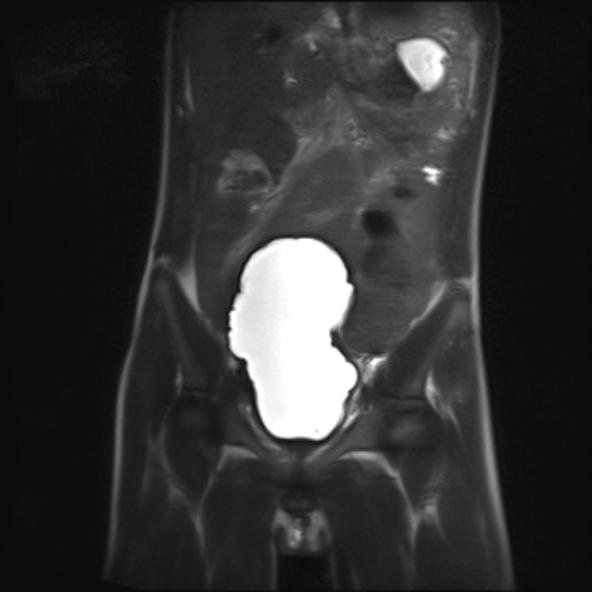
#> input picture data/input/bladder1.jpg, 592 x 592 px; its folder holds only this picture in this run
$ python master_run.py
#> lines starting #> are read from the running program, lines starting #| are printed output that depends on the picture; after the words box and inside, x2 and y2 are one past the last pixel; in counts of white or black regions, pixels touching at a corner belong together
### src/loader.py
import os
import cv2


def load_image(path: str):
    """Incarca imaginea de pe disc in alb si negru."""
    if not os.path.exists(path):
        raise FileNotFoundError(f"Fisierul nu exista: {path}")
    img_gs = cv2.imread(path, cv2.IMREAD_GRAYSCALE)
    if img_gs is None:
        raise ValueError(f"Nu s-a putut citi imaginea: {path}")
    print(f"Imagine incarcata cu succes:{img_gs.shape}")
    return img_gs

### src/preprocessing.py
import cv2
import numpy as np


def preprocess_image(image, target_size=(512, 512)):
    """
    Preprocessing: Normalizare + Redimensionare + Imbunatatirea contrastului
    """
    original_shape = image.shape

    # Redimensionare
    resized = cv2.resize(image, target_size, interpolation=cv2.INTER_LINEAR)

    # Normalizare
    normalized = resized.astype(np.float32) / 255.0

    # CLAHE (Contrast Limited Adaptive Histogram Equalization)
    clahe = cv2.createCLAHE(clipLimit=2.0, tileGridSize=(8, 8))
    enhanced = clahe.apply(resized)

    # Reduce estomparea gaussiana
    denoised = cv2.GaussianBlur(enhanced, (5, 5), 0)

    print(f"Preprocesare completa: {original_shape} → {denoised.shape}")
    return denoised, normalized, original_shape

### src/segmentation.py
import cv2
import numpy as np

method_list = ['Otsu','Adaptive threshold','Watershed','K-means','Region Growing']

def segment_organ_classical(image, method='otsu', **kwargs):
    """
    Segmentare folosind tehnici clasice de Computer Vision

    Metode disponibile:
    - 'adaptive_threshold': Praguri adaptive (bun pentru contrast variabil)
    - 'otsu': Metoda Otsu (bun pentru contrast bine definit)
    - 'watershed': Segmentare bazată pe watershed
    """
    print(f"Se aplică segmentarea: {method}...")

    if method == 'Otsu':
        _, mask = cv2.threshold(
            image, 0, 255,
            cv2.THRESH_BINARY + cv2.THRESH_OTSU
        )
    elif method == 'Adaptive threshold':
        mask = cv2.adaptiveThreshold(
            image, 255,
            cv2.ADAPTIVE_THRESH_MEAN_C,
            cv2.THRESH_BINARY,
            51, 15
        )
    elif method == 'Watershed':
        # 1. Otsu threshold
        ret, bin_img = cv2.threshold(
            image, 0, 255,
            cv2.THRESH_BINARY + cv2.THRESH_OTSU
        )

        # 2. Noise removal (morph open)
        kernel = cv2.getStructuringElement(cv2.MORPH_RECT, (3, 3))
        clean = cv2.morphologyEx(bin_img, cv2.MORPH_OPEN, kernel, iterations=2)

        # 3. Sure background
        sure_bg = cv2.dilate(clean, kernel, iterations=3)

        # 4. Distance transform for foreground
        dist = cv2.distanceTransform(clean, cv2.DIST_L2, 5)
        ret, sure_fg = cv2.threshold(dist, 0.5 * dist.max(), 255, cv2.THRESH_BINARY)
        sure_fg = sure_fg.astype(np.uint8)

        # 5. Unknown region = background - foreground
        unknown = cv2.subtract(sure_bg, sure_fg)

        # 6. Create markers
        ret, markers = cv2.connectedComponents(sure_fg)

        # Increase markers by +1 so background becomes 1 instead of 0
        markers = markers + 1

        # Set unknown to 0 (watershed will fill them)
        markers[unknown == 255] = 0

        # 7. Watershed needs a 3-channel image
        img_color = cv2.cvtColor(image, cv2.COLOR_GRAY2BGR)
        markers = cv2.watershed(img_color, markers)

        # 8. Final mask: watershed boundaries = -1 → remove them
        mask = np.uint8(markers > 1) * 255
    elif method == 'K-means':
        # Convert grayscale → RGB (K-means expects 3-channel data)
        imageRGB = cv2.cvtColor(image, cv2.COLOR_GRAY2RGB)

        # Reshape to a list of pixels: (H*W, 3)
        pixel_values = imageRGB.reshape((-1, 3))
        pixel_values = np.float32(pixel_values)

        # K-means criteria: stop at 100 iterations OR ε < 0.2
        criteria = (cv2.TERM_CRITERIA_EPS + cv2.TERM_CRITERIA_MAX_ITER,
                    100, 0.2)

        # Number of clusters (foreground/background)
        K = 3

        # Apply K-means
        _, labels, centers = cv2.kmeans(
            pixel_values, K, None, criteria, 10, cv2.KMEANS_RANDOM_CENTERS
        )

        # Labels returned as (num_pixels, 1) → reshape to image shape
        labels = labels.flatten().reshape(image.shape)

        # Determine which cluster is foreground:
        # usually the darker cluster (lower intensity)
        centers_gray = np.mean(centers, axis=1)
        fg_cluster = np.argmin(centers_gray)   # darkest cluster

        # Build binary mask
        mask = np.uint8(labels == fg_cluster) * 255
        mask = cv2.bitwise_not(mask)

    elif method == 'Region Growing':
         # Get parameters or use defaults
        threshold = kwargs.get('threshold', 20)  # Diferență maximă de intensitate
        seeds = kwargs.get('seeds', None)  # Seed points (list of (x, y) tuples)

        # Initialize mask
        h, w = image.shape
        mask = np.zeros((h, w), dtype=np.uint8)
        visited = np.zeros((h, w), dtype=bool)

        # If no seeds provided, auto-select seeds from center region
        if seeds is None:
            # Select multiple seeds from BRIGHTER regions in center (the organ)
            center_region = image[h//4:3*h//4, w//4:3*w//4]
            mean_val = np.mean(center_region)

            # Find pixels BRIGHTER than mean in center region (organ is typically brighter)
            y_coords, x_coords = np.where(center_region > mean_val)

            # Select up to 10 seed points
            num_seeds = min(10, len(y_coords))
            if num_seeds > 0:
                indices = np.random.choice(len(y_coords), num_seeds, replace=False)
                seeds = [(x_coords[i] + w//4, y_coords[i] + h//4) for i in indices]
            else:
                # Fallback to center point
                seeds = [(w//2, h//2)]

        # Region growing from each seed
        for seed in seeds:
            seed_x, seed_y = seed

            # Skip if already visited or out of bounds
            if (seed_y < 0 or seed_y >= h or seed_x < 0 or seed_x >= w or
                visited[seed_y, seed_x]):
                continue

            # Queue for BFS
            queue = [(seed_x, seed_y)]
            seed_value = float(image[seed_y, seed_x])

            # 8-connectivity neighbors
            neighbors = [(-1, -1), (-1, 0), (-1, 1),
                        (0, -1),           (0, 1),
                        (1, -1),  (1, 0),  (1, 1)]

            while queue:
                x, y = queue.pop(0)

                if visited[y, x]:
                    continue

                # Check if pixel is similar to seed
                if abs(float(image[y, x]) - seed_value) <= threshold:
                    mask[y, x] = 255
                    visited[y, x] = True

                    # Add neighbors to queue
                    for dx, dy in neighbors:
                        nx, ny = x + dx, y + dy
                        if (0 <= nx < w and 0 <= ny < h and not visited[ny, nx]):
                            queue.append((nx, ny))

        # Optional: morphological closing to fill small holes
        kernel = cv2.getStructuringElement(cv2.MORPH_ELLIPSE, (5, 5))
        mask = cv2.morphologyEx(mask, cv2.MORPH_CLOSE, kernel, iterations=2)

    else:
        raise ValueError(f"Metoda necunoscuta: {method}")

    return mask

### src/postprocessing.py
import cv2
import numpy as np
from scipy import ndimage


def postprocess_mask(mask, original_shape,n_largest=2):
    """
    Post-processes segmentation mask with comprehensive hole filling

    Features:
    - Removes small noise components
    - Single organ: keeps largest region only
    - Fills ALL holes inside the mask (small and large)
    - Smooths contours
    - Resizes to original dimensions

    Args:
        mask: Binary or label mask (uint8)
        original_shape: Target shape (H, W)

    Returns:
        Processed mask resized to original_shape with all holes filled
    """
    # Noise removal with morphological operations
    kernel = cv2.getStructuringElement(cv2.MORPH_ELLIPSE, (7, 7))

    # Opening: removes small white noise
    cleaned = cv2.morphologyEx(mask, cv2.MORPH_OPEN, kernel, iterations=2)

    # Closing: fills small holes
    cleaned = cv2.morphologyEx(cleaned, cv2.MORPH_CLOSE, kernel, iterations=2)

    # Find connected components
    num_labels, labels, stats, centroids = cv2.connectedComponentsWithStats(
        cleaned, connectivity=4
    )

    # Keep only the largest component (excluding background label 0)
    if num_labels > 1:
        # Get areas of components, skipping background (index 0)
        areas = stats[1:, cv2.CC_STAT_AREA]
        # Get indices of top N components (add 1 to correct for the skip)
        top_indices = np.argsort(areas)[::-1][:n_largest] + 1
        # Keep only pixels belonging to top_indices
        cleaned = np.isin(labels, top_indices).astype(np.uint8) * 255
    else:
        cleaned = np.zeros_like(mask)


    # Binary fill holes using scipy
    filled_scipy = ndimage.binary_fill_holes(cleaned > 0).astype(np.uint8) * 255

    # Use the scipy method as it's more reliable
    cleaned = filled_scipy


    # Smooth contours with dilation + erosion
    cleaned = cv2.dilate(cleaned, kernel, iterations=1)
    cleaned = cv2.erode(cleaned, kernel, iterations=1)

    # Gaussian smoothing for natural boundaries
    cleaned = cv2.GaussianBlur(cleaned, (9, 9), 0)
    _, cleaned = cv2.threshold(cleaned, 127, 255, cv2.THRESH_BINARY)

    # Resize to original shape
    final_mask = cv2.resize(
        cleaned, (original_shape[1], original_shape[0]),
        interpolation=cv2.INTER_NEAREST
    )

    print(f"✓ Post-processing complete: {final_mask.shape}, "
          f"unique values: {np.unique(final_mask)}, "
          f"holes filled: Yes")

    return final_mask

### src/visualization.py
import numpy as np
import matplotlib.pyplot as plt
import cv2
import os

def display_results(original_image, final_mask, save_path=None):
    """
    Afișează rezultatul: imaginea originala + masca suprapusa
    """
    fig, axes = plt.subplots(1, 3, figsize=(15, 5))

    # Imaginea originală
    axes[0].imshow(original_image, cmap='gray')
    axes[0].set_title('Imaginea Originala', fontsize=14, fontweight='bold')
    axes[0].axis('off')

    # Masca de segmentare
    axes[1].imshow(final_mask, cmap='jet')
    axes[1].set_title('Masca de Segmentare', fontsize=14, fontweight='bold')
    axes[1].axis('off')

    # Suprapunere
    overlay = cv2.cvtColor(original_image, cv2.COLOR_GRAY2RGB)

    # Crearea mastii colorate
    colored_mask = np.zeros_like(overlay)
    colored_mask[:, :, 0] = final_mask  # Canal rosu

    # Suprapunem cu transparenta
    overlay = cv2.addWeighted(overlay, 0.7, colored_mask, 0.3, 0)

    # Adaugam contur
    contours, _ = cv2.findContours(final_mask, cv2.RETR_EXTERNAL, cv2.CHAIN_APPROX_SIMPLE)
    cv2.drawContours(overlay, contours, -1, (0, 255, 0), 2)

    axes[2].imshow(overlay)
    axes[2].set_title('Suprapunere + Contur', fontsize=14, fontweight='bold')
    axes[2].axis('off')

    plt.tight_layout()
    # Salveaza rezultatul
    if save_path:
        plt.savefig(save_path, dpi=150, bbox_inches='tight')
        print(f"Rezultat salvat la: {save_path}")

        base_path = os.path.splitext(save_path)[0]
        ext = os.path.splitext(save_path)[1]
        mask_path = f"{base_path}_mask{ext}"

        cv2.imwrite(mask_path, final_mask)
        print(f" Masca black & white salvată la: {mask_path}")

    plt.show()
    print("Afisare completa")

### src/master_run.py
import os
import cv2
import numpy as np
import pandas as pd
import matplotlib.pyplot as plt
import time
import glob

# Importam functiile tale existente din proiect
try:
    from loader import load_image
    from preprocessing import preprocess_image
    from segmentation import segment_organ_classical, method_list
    from postprocessing import postprocess_mask
    from visualization import display_results  # Folosit pentru a salva vizualizarea cu 3 panouri
except ImportError as e:
    print("EROARE CRITICA: Acest script trebuie rulat din folderul 'src' al proiectului!")
    print(f"Detalii eroare: {e}")
    exit()

# CONFIGURARE CAI
CURRENT_DIR = os.path.dirname(os.path.abspath(__file__))
PROJECT_ROOT = os.path.dirname(CURRENT_DIR)  # Un nivel mai sus de src

# Foldere de date
INPUT_DIR = os.path.join(PROJECT_ROOT, 'data', 'input')
OUTPUT_VIS_DIR = os.path.join(PROJECT_ROOT, 'data', 'output_vizualizari')  # Aici punem imaginile cu 3 panouri
OUTPUT_MASKS_DIR = os.path.join(PROJECT_ROOT, 'data', 'output_masks')  # Aici punem doar mastile alb-negru (pt statistica)
GT_DIR = os.path.join(PROJECT_ROOT, 'data', 'ground_truth')
POSTER_DIR = os.path.join(PROJECT_ROOT, 'poster_graphics')

# Creare foldere daca nu exista
for d in [OUTPUT_VIS_DIR, OUTPUT_MASKS_DIR, GT_DIR, POSTER_DIR]:
    os.makedirs(d, exist_ok=True)

# PASUL 1: GENERARE REZULTATE (BATCH)
def run_batch_generation():
    print("\nPASUL 1: GENERARE SEGMENTARI PE TOATE IMAGINILE")
    print("-" * 60)

    # Cautam imagini
    extensions = ['*.jpg', '*.jpeg', '*.png', '*.bmp']
    image_files = []
    for ext in extensions:
        image_files.extend(glob.glob(os.path.join(INPUT_DIR, ext)))

    if not image_files:
        print(f"Nu am gasit imagini in {INPUT_DIR}")
        return False

    print(f"Am gasit {len(image_files)} imagini de procesat.")

    timings = []

    for img_path in image_files:
        img_name = os.path.basename(img_path)
        print(f"\nProcessing: {img_name}...")

        # 1. Load
        try:
            original = load_image(img_path)
#> in load_image, img_gs is the input picture: shape (592, 592); min 11, max 255, mean 49.4
#| Imagine incarcata cu succes:(592, 592)
        except:
            print(f"  Skipping {img_name} (load error)")
            continue

        # 2. Preprocess
        processed, _, original_shape = preprocess_image(original)
#> in preprocess_image, `enhanced = clahe.apply(resized)`:
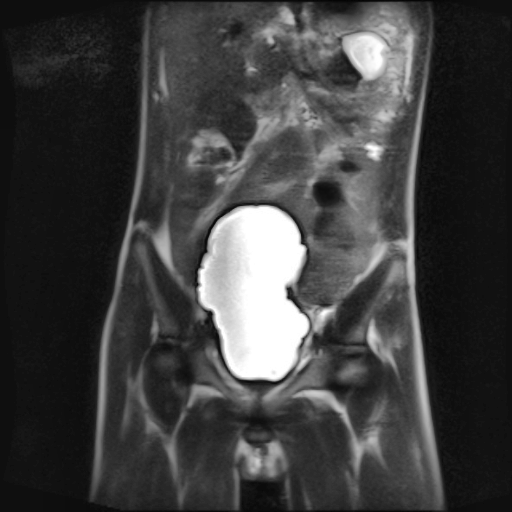
#> enhanced: shape (512, 512); min 4, max 255, mean 63.2
#| Preprocesare completa: (592, 592) → (512, 512)

        for method in method_list:
            # 3. Segmentare + Cronometrare
            start_time = time.time()
            try:
                raw_mask = segment_organ_classical(processed, method=method)

                # 4. Post-procesare
                final_mask = postprocess_mask(raw_mask, original_shape)
                duration = time.time() - start_time
            except Exception as e:
                print(f"Eroare la metoda {method}: {e}")
                continue

            # Salvam timpul
            timings.append({
                "Imagine": img_name,
                "Metoda": method,
                "Timp Executie (s)": duration
            })

            # A. Salvam Masca Curata (Alb-Negru) pentru statistici
            mask_filename = f"{img_name}_{method}.png"
            cv2.imwrite(os.path.join(OUTPUT_MASKS_DIR, mask_filename), final_mask)

            # B. Salvam Vizualizarea (3 panouri) pentru poster
            vis_filename = f"VIS_{img_name}_{method}.png"
            display_results(original, final_mask, save_path=os.path.join(OUTPUT_VIS_DIR, vis_filename))

            print(f"  {method}: {duration:.4f}s")

    # Salvam timpii
    df_time = pd.DataFrame(timings)
    df_time.to_csv(os.path.join(PROJECT_ROOT, "rezultate_timpi.csv"), index=False)
    print("\nGenerare completa! Mastile sunt in 'data/output_masks'.")
    return True

# PASUL 2: GENERARE GROUND TRUTH (CONSENS)
def generate_consensus_gt():
    print("\nPASUL 2: GENERARE GROUND TRUTH (VOT MAJORITAR)")
    print("-" * 60)

    # Luam lista de imagini unice procesate
    mask_files = os.listdir(OUTPUT_MASKS_DIR)

    # Extragem numele imaginilor originale
    unique_images = set()
    for f in mask_files:
        for m in method_list:
            if m in f:
                # Reconstruim numele imaginii originale
                img_name = f.replace(f"_{m}.png", "")
                unique_images.add(img_name)
                break

    print(f"Generez GT pentru {len(unique_images)} imagini...")

    for img_name in unique_images:
        masks = []

        # Colectam mastile pentru aceasta imagine de la toate metodele
        for method in method_list:
            mask_path = os.path.join(OUTPUT_MASKS_DIR, f"{img_name}_{method}.png")
            if os.path.exists(mask_path):
                m = cv2.imread(mask_path, cv2.IMREAD_GRAYSCALE)
                if m is not None:
                    masks.append(m)

        if not masks:
            continue

        # Algoritmul de vot
        h, w = masks[0].shape
        vote_grid = np.zeros((h, w), dtype=int)

        for m in masks:
            if m.shape != (h, w):
                m = cv2.resize(m, (w, h), interpolation=cv2.INTER_NEAREST)
            vote_grid += (m > 127).astype(int)

        # Majoritate: Daca > jumatate din metode zic "alb", e alb
        threshold = len(masks) // 2
        gt_mask = (vote_grid > threshold).astype(np.uint8) * 255

        # Salvare
        cv2.imwrite(os.path.join(GT_DIR, f"GT_{img_name}.png"), gt_mask)
        print(f"  Generated GT for: {img_name}")

    print("Ground Truth generat in 'data/ground_truth'.")

# PASUL 3: CALCUL STATISTICI
def calculate_final_stats():
    print("\nPASUL 3: CALCUL METRICI (REAL)")
    print("-" * 60)

    results = []

    # Iteram prin fisierele GT
    gt_files = glob.glob(os.path.join(GT_DIR, "GT_*.png"))

    for gt_path in gt_files:
        gt_filename = os.path.basename(gt_path)
        # Extragem numele imaginii originale: GT_test1.jpg.png -> test1.jpg
        original_name = gt_filename.replace("GT_", "").replace(".png", "")

        gt_img = cv2.imread(gt_path, cv2.IMREAD_GRAYSCALE)
        _, gt_bin = cv2.threshold(gt_img, 127, 1, cv2.THRESH_BINARY)  # 0 si 1

        for method in method_list:
            # Cautam masca metodei
            mask_name = f"{original_name}_{method}.png"
            mask_path = os.path.join(OUTPUT_MASKS_DIR, mask_name)

            if not os.path.exists(mask_path):
                continue

            pred_img = cv2.imread(mask_path, cv2.IMREAD_GRAYSCALE)
            if pred_img is None:
                continue

            # Resize daca e necesar
            if pred_img.shape != gt_img.shape:
                pred_img = cv2.resize(pred_img, (gt_img.shape[1], gt_img.shape[0]),
                                     interpolation=cv2.INTER_NEAREST)

            _, pred_bin = cv2.threshold(pred_img, 127, 1, cv2.THRESH_BINARY)

            # Calcul Matrice Confuzie
            TP = np.sum((pred_bin == 1) & (gt_bin == 1))
            FP = np.sum((pred_bin == 1) & (gt_bin == 0))
            FN = np.sum((pred_bin == 0) & (gt_bin == 1))
            TN = np.sum((pred_bin == 0) & (gt_bin == 0))

            eps = 1e-7
            dice = (2 * TP) / (2 * TP + FP + FN + eps)
            acc = (TP + TN) / (TP + TN + FP + FN + eps)
            prec = TP / (TP + FP + eps)
            rec = TP / (TP + FN + eps)

            results.append({
                "Imagine": original_name,
                "Metoda": method,
                "Accuracy": acc * 100,
                "Precision": prec * 100,
                "Recall": rec * 100,
                "Dice Score": dice
            })

    df = pd.DataFrame(results)
    csv_path = os.path.join(PROJECT_ROOT, "rezultate_metrici_finale.csv")
    df.to_csv(csv_path, index=False)

    # Agregare medii
    df_avg = df.groupby("Metoda")[["Accuracy", "Precision", "Recall", "Dice Score"]].mean()
    print("\nREZULTATE MEDII:")
    print(df_avg)
    df_avg.to_csv(os.path.join(PROJECT_ROOT, "rezultate_medii.csv"))

    return df_avg

# PASUL 4: GRAFICE
# [19 lines left out: function generate_graphs, not called in this run]

# MAIN
if __name__ == "__main__":
    # 1. Generam tot
    success = run_batch_generation()
#> in run_batch_generation, `processed, _, original_shape = preprocess_image(original)`: original_shape = (592, 592)
#> the loop in run_batch_generation, `for method in method_list:` made 5 passes
#> (num_labels in postprocess_mask, top_indices in postprocess_mask) on pass 1: (13, [8, 1])
#> (printed output is left out)
#> pass 1, in segment_organ_classical, `_, mask = cv2.threshold( image, 0, 255, cv2.THRESH_BINARY + cv2.THRESH..`:
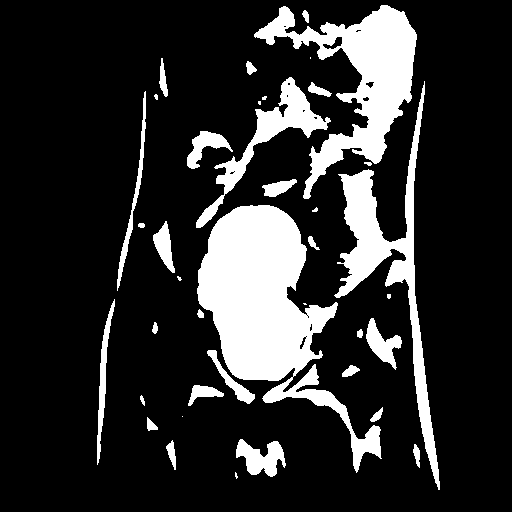
#> mask: shape (512, 512); 17.8% white; 39 white regions (10 under 20 px), largest, box (x1, y1, x2, y2) and area: (197, 205, 382, 473) 18060, (254, 5, 417, 199) 10303, (334, 81, 440, 490) 7420
#> pass 1, in postprocess_mask, `cleaned = cv2.morphologyEx(mask, cv2.MORPH_OPEN, kernel, iterations=2)`:
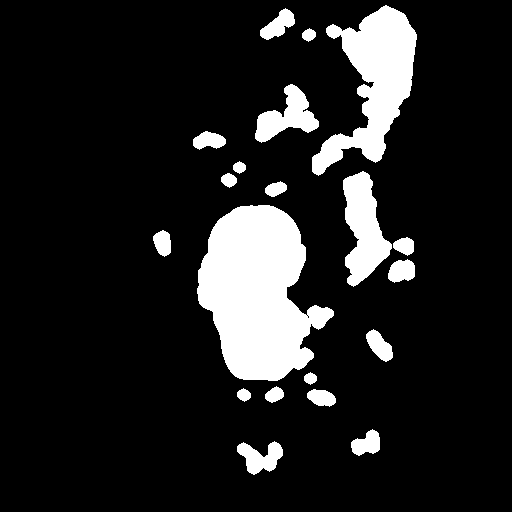
#> cleaned: shape (512, 512); 13% white; 20 white regions, largest, box (x1, y1, x2, y2) and area: (197, 205, 334, 381) 15533, (312, 5, 417, 176) 8005, (343, 171, 392, 287) 3261
#> pass 1, in postprocess_mask, `cleaned = cv2.morphologyEx(cleaned, cv2.MORPH_CLOSE, kernel, iteration..`:
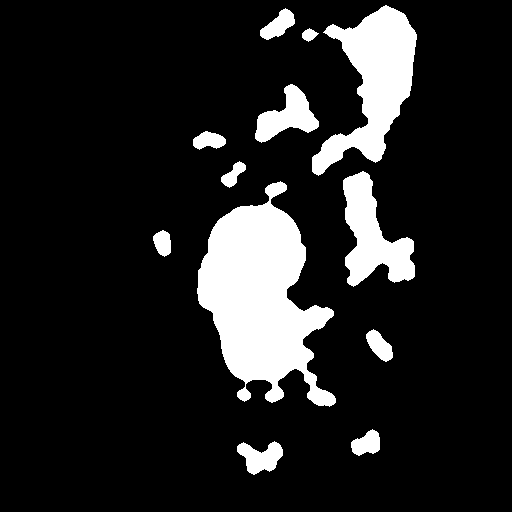
#> cleaned: shape (512, 512); 13.4% white; 12 white regions, largest, box (x1, y1, x2, y2) and area: (197, 181, 336, 407) 16920, (312, 5, 417, 176) 8194, (343, 171, 415, 287) 4307
#> pass 1, in postprocess_mask, `num_labels, labels, stats, centroids = cv2.connectedComponentsWithStat..`:
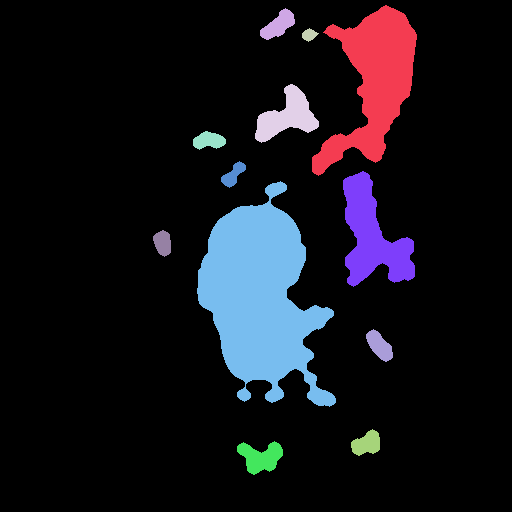
#> labels: shape (512, 512) int32; 13 distinct labels, from 0 to 12; one colour per label, 0 black
#> after the loop in run_batch_generation, `for method in method_list:`: timings = 5 items
#> (the rest of the program and of its run is left out)
